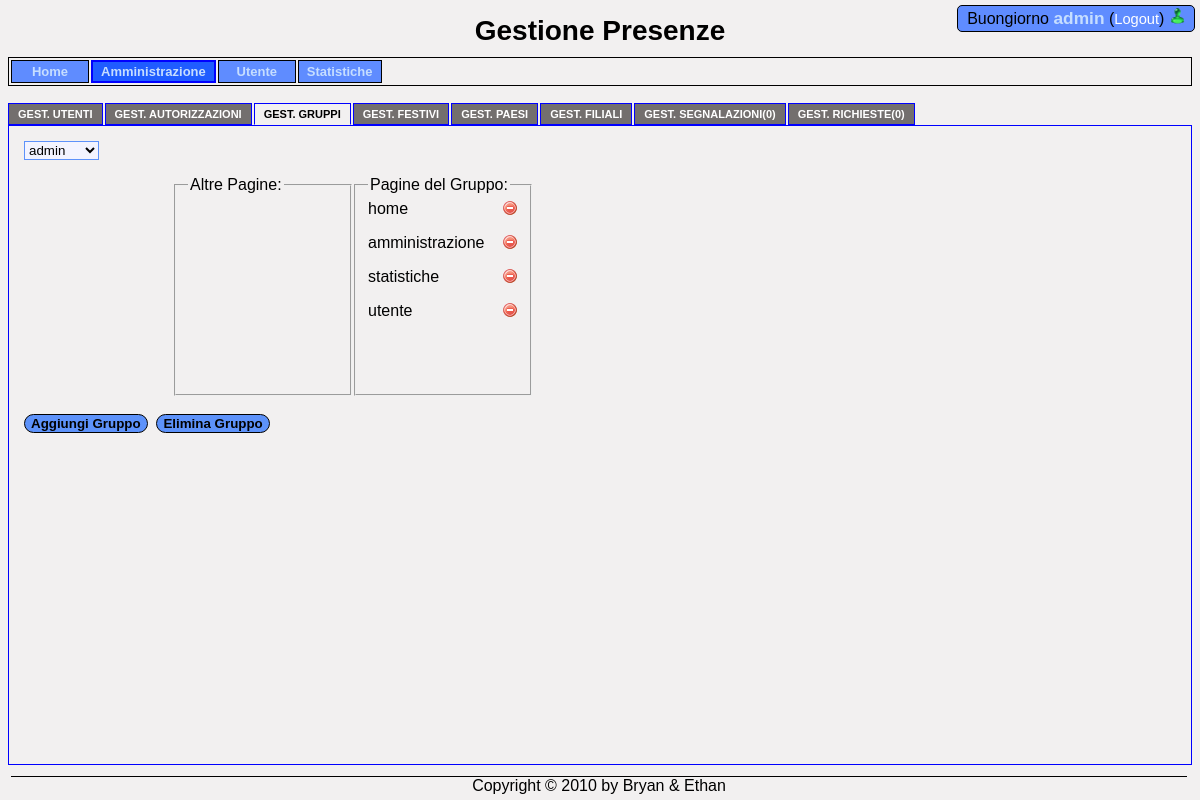
/?pagina=amministrazione&tab=gestione_gruppi (signed in), run on the app's committed database.
### tables this page shows
CREATE TABLE `pagine` (
  `id_pagina` int(11) NOT NULL AUTO_INCREMENT,
  `url` varchar(45) NOT NULL,
  PRIMARY KEY (`id_pagina`)
);

### classi/Database.php (called while the page is built, shortened)
<?php
include("./adodb/adodb.inc.php");
class Database{
    private static $istanza = null;
    private $conn = null;
    private $server = "localhost";
    private $username = "root";
    private $password = "admin";
    private $db = "gestione_presenze";
    function __construct(){
        try{
            $this->conn = NewADOConnection('mysql');
            $this->conn->Connect($this->server, $this->username, $this->password, $this->db);
        }
        catch(Exception $e){
            print_r($e);
        }
    }
    static function getInstance(){
        if(!self::$istanza){
            self::$istanza = new Database();
        }
        return self::$istanza;
    }
    function eseguiQuery($query,$val = null,$ass = ADODB_FETCH_ASSOC){
        $rs = null;
        $this->conn->SetFetchMode($ass);
        try{
            $rs = $this->conn->Execute($query,$val);
        }
        catch(Exception $e){
            print_r($e);
        }
        return $rs;
    }
}
?>

### adodb/adodb.inc.php (called while the page is built, shortened)
<?php
 if (!defined('_ADODB_LAYER')) {
	GLOBAL
		$ADODB_vers,
		$ADODB_COUNTRECS,
		$ADODB_CACHE_DIR,
		$ADODB_CACHE,
		$ADODB_CACHE_CLASS,
		$ADODB_EXTENSION,
		$ADODB_COMPAT_FETCH,
	 	$ADODB_FETCH_MODE,
		$ADODB_GETONE_EOF,
		$ADODB_QUOTE_FIELDNAMES;
	class ADOConnection {
	var $debug = false;
	var $fetchMode=false;
	var $_queryID = false;
	var $_bindInputArray = false;
	function SetFetchMode($mode)
	{
		$old = $this->fetchMode;
		$this->fetchMode = $mode;
		if ($old === false) {
		global $ADODB_FETCH_MODE;
			return $ADODB_FETCH_MODE;
		}
		return $old;
	}
	function Execute($sql,$inputarr=false)
	{
		if ($inputarr) {
			$element0 = reset($inputarr);
			$array_2d = is_array($element0) && !is_object(reset($element0));
			if (!is_array($sql) && !$this->_bindInputArray) {
				$sqlarr = explode('?',$sql);
				$nparams = sizeof($sqlarr)-1;
				if (!$array_2d) $inputarr = array($inputarr);
				foreach($inputarr as $arr) {
					$sql = ''; $i = 0;
					while(list(, $v) = each($arr)) {
						$sql .= $sqlarr[$i];
						$typ = gettype($v);
						if ($typ == 'string')
							$sql .= $this->qstr($v);
						$i += 1;
						if ($i == $nparams) break;
					}
					if (isset($sqlarr[$i])) {
						$sql .= $sqlarr[$i];
					} else if ($i != sizeof($sqlarr))
						$this->outp_throw( "Input array does not match ?: ".htmlspecialchars($sql),'Execute');
					$ret = $this->_Execute($sql);
				}
			}
		} else {
			$ret = $this->_Execute($sql,false);
		}
		return $ret;
	}
	function _Execute($sql,$inputarr=false)
	{
		if ($this->debug) {
			global $ADODB_INCLUDED_LIB;
			if (empty($ADODB_INCLUDED_LIB)) include(ADODB_DIR.'/adodb-lib.inc.php');
			$this->_queryID = _adodb_debug_execute($this, $sql,$inputarr);
		} else {
			$this->_queryID = @$this->_query($sql,$inputarr);
		}
		$rs = new $rsclass($this->_queryID,$this->fetchMode);
		$rs->connection = $this;
		$rs->Init();
		if (is_array($sql)) $rs->sql = $sql[0];
		else $rs->sql = $sql;
		if ($rs->_numOfRows <= 0) {
		global $ADODB_COUNTRECS;
			if ($ADODB_COUNTRECS) {
				if (!$rs->EOF) {
					$rs = $this->_rs2rs($rs,-1,-1,!is_array($sql));
					$rs->_queryID = $this->_queryID;
				} else
					$rs->_numOfRows = 0;
			}
		}
		return $rs;
	}
}
	class ADORecordSet implements IteratorAggregate {
	var $_numOfRows = -1;
	var $_numOfFields = -1;
	var $_currentRow = -1;
	function ADORecordSet($queryID)
	{
		$this->_queryID = $queryID;
	}
	function Init()
	{
		if ($this->_numOfRows != 0 && $this->_numOfFields && $this->_currentRow == -1) {
			$this->_currentRow = 0;
			if ($this->EOF = ($this->_fetch() === false)) {
				$this->_numOfRows = 0;
			}
		} else {
			$this->EOF = true;
		}
	}
}
	function ADOLoadCode($dbType)
	{
		$db = strtolower($dbType);
		switch ($db) {
			default:
				$class = $db; break;
		}
		$file = ADODB_DIR."/drivers/adodb-".$db.".inc.php";
		if (class_exists("ADODB_" . $class)) return $class;
		return false;
	}
	function NewADOConnection($db='')
	{
		$tmp = ADONewConnection($db);
		return $tmp;
	}
	function ADONewConnection($db='')
	{
	GLOBAL $ADODB_NEWCONNECTION, $ADODB_LASTDB;
		$errorfn = (defined('ADODB_ERROR_HANDLER')) ? ADODB_ERROR_HANDLER : false;
		if(empty($obj)) {
			if (!isset($ADODB_LASTDB)) $ADODB_LASTDB = '';
			if ($db != $ADODB_LASTDB) $db = ADOLoadCode($db);
			$cls = 'ADODB_'.$db;
			$obj = new $cls();
		}
		if ($obj) {
			if ($errorfn)  $obj->raiseErrorFn = $errorfn;
		}
		return $obj;
	}
}
?>

### adodb/drivers/adodb-mysql.inc.php (called while the page is built, shortened)
<?php
if (! defined("_ADODB_MYSQL_LAYER")) {
class ADODB_mysql extends ADOConnection {
	var $forceNewConnect = false;
	var $clientFlags = 0;
	function _connect($argHostname, $argUsername, $argPassword, $argDatabasename)
	{
		if (ADODB_PHPVER >= 0x4300)
			$this->_connectionID = mysql_connect($argHostname,$argUsername,$argPassword,
												$this->forceNewConnect,$this->clientFlags);
		else if (ADODB_PHPVER >= 0x4200)
			$this->_connectionID = mysql_connect($argHostname,$argUsername,$argPassword,
												$this->forceNewConnect);
		else
			$this->_connectionID = mysql_connect($argHostname,$argUsername,$argPassword);
		if ($argDatabasename) return $this->SelectDB($argDatabasename);
		return true;
	}
	function SelectDB($dbName)
	{
		if ($this->_connectionID) {
			return @mysql_select_db($dbName,$this->_connectionID);
		}
		else return false;
	}
	function _query($sql,$inputarr=false)
	{
		return mysql_query($sql,$this->_connectionID);
	}
}
class ADORecordSet_mysql extends ADORecordSet{
	function ADORecordSet_mysql($queryID,$mode=false)
	{
		switch ($mode)
		{
		case ADODB_FETCH_ASSOC:$this->fetchMode = MYSQL_ASSOC; break;
		}
	}
	function _initrs()
	{
		$this->_numOfRows = @mysql_num_rows($this->_queryID);
		$this->_numOfFields = @mysql_num_fields($this->_queryID);
	}
	function _fetch()
	{
		$this->fields =  @mysql_fetch_array($this->_queryID,$this->fetchMode);
		return is_array($this->fields);
	}
}
}
?>

### pagine/tab/gestione_gruppi.php (the view, shortened to what this page needs)
<?php
    if($_POST["azione"] != "nuovo"){
        $stampa = true;
        if($stampa){
            $id = stampaGruppi();
            stampaPagine($id);
        }
    }
    else {
        stampaFormAggiungi();
    }
?>
<?php
    function stampaGruppi(){
        $rs = Database::getInstance()->eseguiQuery("SELECT * from gruppi;");
        $id = $rs->fields["id_gruppo"];
        echo '<form action="?pagina=amministrazione&tab=gestione_gruppi" method="POST">';
            echo '<select name="gruppo" onchange="this.form.submit();">';
                while(!$rs->EOF){
                    $selected="";
                    echo '<option value="'.$rs->fields["id_gruppo"].'" '.$selected.'>'.$rs->fields["nome"].'</option>';
                    $rs->MoveNext();
                }
            echo '</select>';
        echo '</form>';
        if($_POST["azione"]=="crea"){
            $rs->MoveLast();
            return $rs->fields['id_gruppo'];
        }
        else
            return $id;
    }
    function stampaPagine($gruppo){
        echo '<fieldset style="width:150px;float:left;height:200px;margin-left:150px;">';
            echo '<legend>Altre Pagine:</legend>';
        echo '</fieldset>';
        echo '<fieldset style="width:150px;height:200px;margin-left:150px;">';
            echo '<legend>Pagine del Gruppo:</legend>';
            $rs = Database::getInstance()->eseguiQuery("SELECT p.* FROM gruppi_pagine gp,pagine p where p.id_pagina = gp.fk_pagina AND fk_gruppo = ".$gruppo.";");
            while(!$rs->EOF){
                stampaFormPagine("elimina",$gruppo,$rs->fields["id_pagina"],$rs->fields["url"]);
                $rs->MoveNext();
            }
        echo '</fieldset>';
        ?>
        <br>
        <form action="#" method="POST">
            <input class="bottCalendario" type="submit" value="Aggiungi Gruppo" onclick="document.getElementById('azione').value='nuovo'"/> &nbsp;<input class="bottCalendario" type="submit" value="Elimina Gruppo"/>
        </form>
<?php
    }
    function stampaFormPagine($azione,$gruppo,$idPagina,$nomePagina){
    ?>
        <form action="?pagina=amministrazione&tab=gestione_gruppi" name="form_<?php echo $idPagina?>" method="POST">
            <?php echo $nomePagina; ?>
            <img class="puntatore" style="float:right;" onclick="form_<?php echo $idPagina; ?>.submit();" src="/GestionePresenze/img/<?php echo $azione; ?>.png" alt="aggiungi" />
        </form>
<?php
}
?>

### style.css (style rules this page uses)
input,select { border:1px solid #5D92FA; background-color: #F3F4FF; }
body { font-family: arial; background-color: #F2F0F0; height: 95%; }
.bottCalendario { background-color: #5D92FA; border: 1px solid black; -moz-border-radius: 10px; -webkit-border-radius: 10px; font-weight: bold; }

### data on the page
pagine: url "home"
pagine: url "amministrazione"
pagine: url "statistiche"
pagine: url "utente"

### other printed values
$_SESSION['username'] "admin"
$pagina "Home Amministrazione Utente Statistiche"
$testo "GEST. UTENTI GEST. AUTORIZZAZIONI GEST. GRUPPI GEST. FESTIVI GEST. PAESI GEST. FILIALI GEST. SEGNALAZIONI(0) GEST. RICHIESTE(0)"
form field gruppo "admin"
